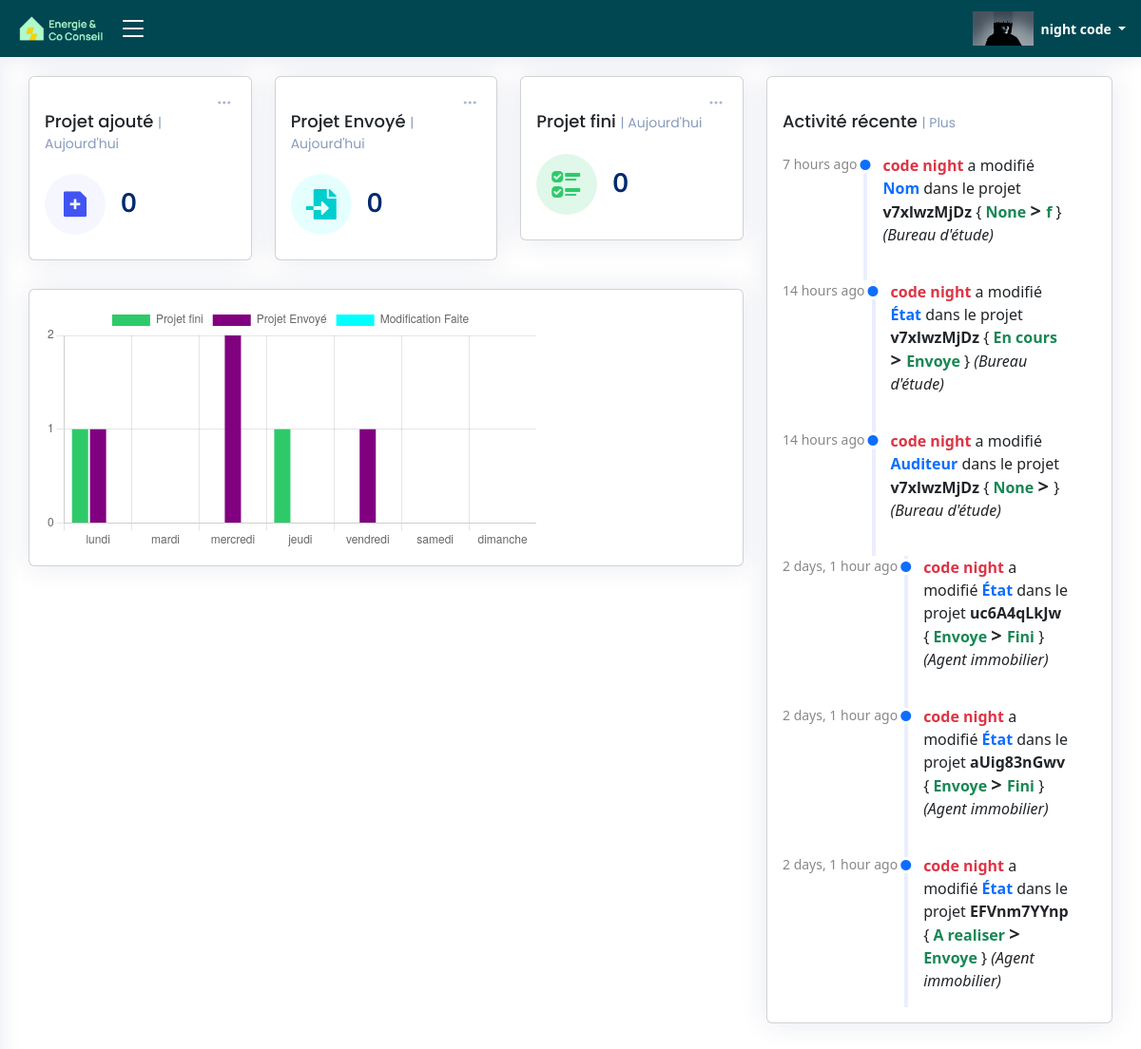
Before: /Accueil/ (signed in) with the older database file.
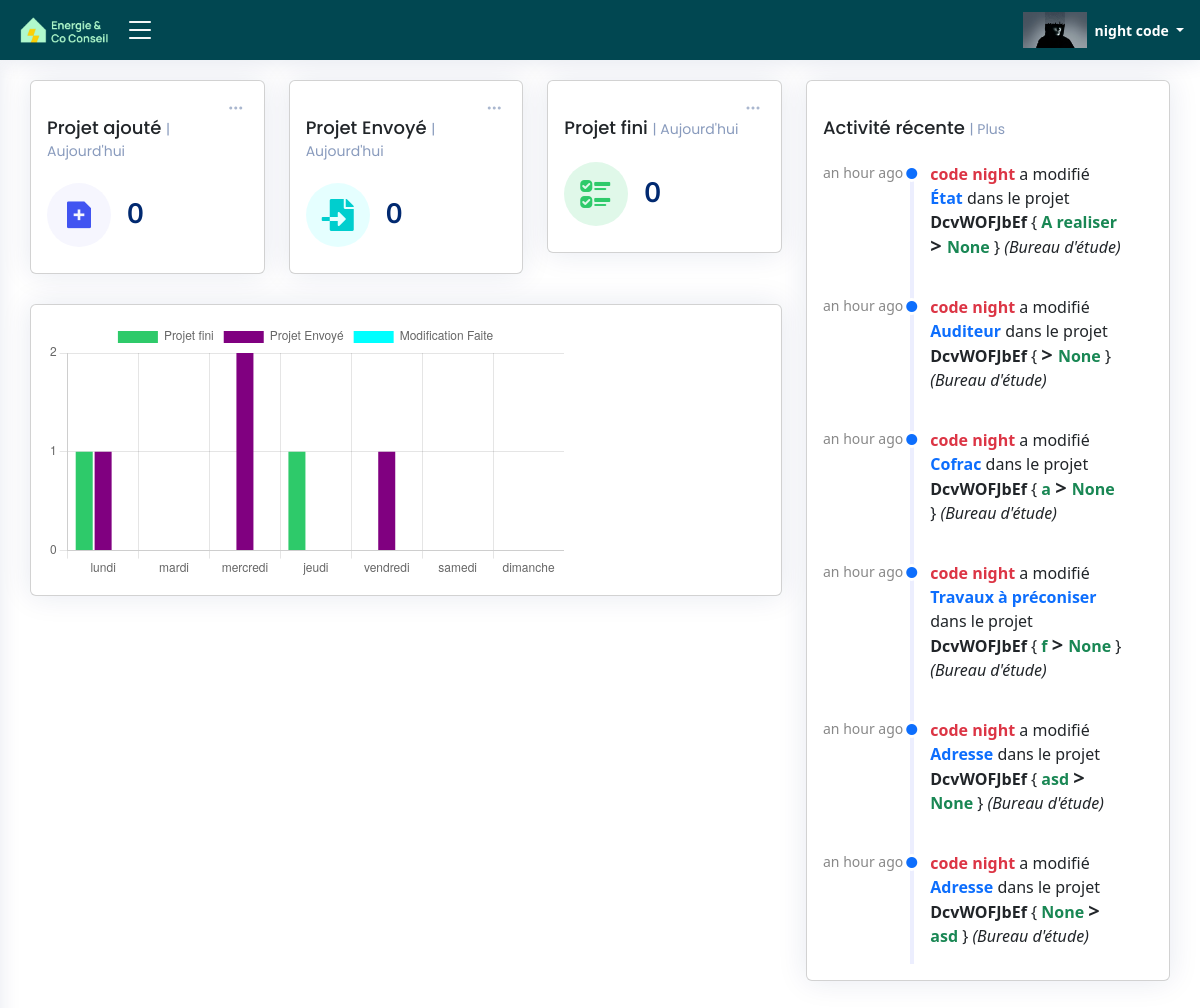
After: the same page with the newer database file.
### ERapp/models.py (models this page shows, shortened)
class Activities_audit(models.Model):
    Activity_id = models.CharField(max_length=255,blank=True)
    Activity_user = models.CharField(max_length=255,blank=True)
    Activity_user_email = models.CharField(max_length=255,blank=True)
    Activity_table = models.CharField(max_length=255,blank=True)
    Activity_date = models.DateTimeField(default=timezone.now)
    Activity_project_id = models.CharField(max_length=255,blank=True)
    Activity_name = models.CharField(max_length=255,blank=True)
    Activity_before = models.CharField(max_length=255,blank=True)
    Activity_after = models.CharField(max_length=255,blank=True)
    Activity_add = models.BooleanField(default=False)
    Activity_add_2 = models.BooleanField(default=False)
    Activity_edit = models.BooleanField(default=False)
    Activity_delete = models.BooleanField(default=False)
    Activity_be = models.BooleanField(default=False)

### ERapp/views.py (the view)
# urls.py: path('Accueil/',Auditeur_Accueil ,name="Auditeur_main_page"),
@login_required
def Auditeur_Accueil(request):
    user_=request.user
    data = TableData001.objects.all()
    activities_audit = Activities_audit.objects.order_by("-Activity_date")[:6]
    today = timezone.now()
    first_day_of_year = date(today.year, 1, 1)
    first_day_of_month = date(today.year, today.month, 1)
    client_count_added_today = TableData001.objects.filter(creation_time__date=today).count()
    client_count_added_month = TableData001.objects.filter(creation_time__range=(first_day_of_month, timezone.now())).count()
    client_count_added_year= TableData001.objects.filter(creation_time__range=(first_day_of_year, timezone.now())).count()
    client_count_envoye_today = TableData001.objects.filter(Envoye_time__date=today).count()
    client_count_envoye_month = TableData001.objects.filter(Envoye_time__range=(first_day_of_month, timezone.now())).count()
    client_count_envoye_year= TableData001.objects.filter(Envoye_time__range=(first_day_of_year, timezone.now())).count()
    client_count_fini_today = TableData001.objects.filter(fini_time__date=today).count()
    client_count_fini_month = TableData001.objects.filter(fini_time__range=(first_day_of_month,timezone.now())).count()
    client_count_fini_year= TableData001.objects.filter(fini_time__range=(first_day_of_year, timezone.now())).count()
    fini_result={}
    envoye_result={}
    Modification_Faite_result={}
    days_of_week = ['lundi', 'mardi', 'mercredi', 'jeudi', 'vendredi', 'samedi','dimanche']
    current_date = timezone.now().date()
    current_weekday = current_date.weekday()
    k=int(current_weekday)
    for day_offset in range(current_weekday + 1):
        start_date = current_date - timedelta(days=day_offset)
        end_date = start_date + timedelta(days=1) - timedelta(seconds=1)
        count1 = TableData001.objects.filter(fini_time__range=(start_date, end_date),fini_time_checker=True,fini_by_user=user_.email).count()
        count2 = TableData001.objects.filter(Envoye_time__range=(start_date, end_date),Envoye_time_checker=True,Envoye_by_user=user_.email).count()
        count3 = TableData001.objects.filter(Modification_Faite_time__range=(start_date, end_date),Modification_Faite_time_checker=True,Modification_Faite_by_user=user_.email).count()
        fini_result[days_of_week[k]] = count1
        envoye_result[days_of_week[k]] = count2
        Modification_Faite_result[days_of_week[k]] = count3
        k-=1
    return render(request, "html/Auditeur_main_page.html",{'data':data,
                                                        'activities_audit':activities_audit,
                                                        'client_count_added_today':client_count_added_today,
                                                        'client_count_added_month':client_count_added_month,
                                                        'client_count_added_year':client_count_added_year,
                                                        'client_count_envoye_today':client_count_envoye_today,
                                                        'client_count_envoye_month':client_count_envoye_month,
                                                        'client_count_envoye_year':client_count_envoye_year,
                                                        'client_count_fini_today':client_count_fini_today,
                                                        'client_count_fini_month':client_count_fini_month,
                                                        'client_count_fini_year':client_count_fini_year,
                                                        'fini_result':fini_result,
                                                        'envoye_result':envoye_result,
                                                        'Modification_Faite_result':Modification_Faite_result
                                                        })

### ERapp/templates/html/Auditeur_main_page.html (shortened to what the changed rows need)
{% load static %}
{% load l10n %}
{% load humanize %}
<!DOCTYPE html>
<html lang="en">
<head>
  <link rel="stylesheet" href="https://cdnjs.cloudflare.com/ajax/libs/font-awesome/5.15.3/css/all.min.css">
  <link href="{% static 'css/style.css' %}" rel="stylesheet" type="text/css">
  <link href="{% static 'vendor/bootstrap/css/bootstrap.min.css' %}" rel="stylesheet">
  <link href="{% static 'vendor/bootstrap-icons/bootstrap-icons.css' %}" rel="stylesheet">
  <link href="{% static 'vendor/boxicons/css/boxicons.min.css' %}" rel="stylesheet">
  <link href="{% static 'vendor/quill/quill.snow.css' %}" rel="stylesheet">
  <link href="{% static 'vendor/quill/quill.bubble.css' %}" rel="stylesheet">
  <link href="{% static 'vendor/remixicon/remixicon.css' %}" rel="stylesheet">
  <link href="{% static 'vendor/simple-datatables/style.css' %}" rel="stylesheet">
</head>
<body onload="load()">
  {% if user.is_authenticated  and "auditeur" in user.role  %}
  <main id="main" class="main">
    <section class="section dashboard">
        <div class="row">
                    <script>
                      document.addEventListener("DOMContentLoaded", () => {
                        new Chart(document.querySelector('#lineChart'), {
                          type: 'bar',
                          data: {
                            labels: ['lundi', 'mardi', 'mercredi', 'jeudi', 'vendredi', 'samedi','dimanche'],
                            datasets: [{
                              label: 'Projet fini',
                              data: [{{ fini_result.lundi }}, {{fini_result.mardi}}, {{fini_result.mercredi}}, {{fini_result.jeudi}}, {{fini_result.vendredi}}, {{fini_result.samedi}}, {{fini_result.dimanche}}],
                              fill: false,
                              backgroundColor: '#2ECA6A',
                              tension: 0.1
                            },
                            {
                              label: 'Projet Envoyé',
                              data: [{{ envoye_result.lundi }}, {{envoye_result.mardi}}, {{envoye_result.mercredi}}, {{envoye_result.jeudi}}, {{envoye_result.vendredi}}, {{envoye_result.samedi}}, {{envoye_result.dimanche}}],
                              fill: false,
                              backgroundColor: 'purple',
                              tension: 0.1
                            },
                            {
                              label: 'Modification Faite',
                              data: [{{ Modification_Faite_result.lundi }}, {{Modification_Faite_result.mardi}}, {{Modification_Faite_result.mercredi}}, {{Modification_Faite_result.jeudi}}, {{Modification_Faite_result.vendredi}}, {{Modification_Faite_result.samedi}}, {{Modification_Faite_result.dimanche}}],
                              fill: false,
                              backgroundColor: 'cyan',
                              tension: 0.1
                            }
                            ]
                          },
                          options: {
                            scales: {
                              y: {
                                beginAtZero: true,
                                ticks: {
                                  stepSize: 1
                                }
                              }
                            }
                          }
                        });
                      });
                    </script>
          <div class="col-lg-4">
            <div class="card">
              <div class="card-body">
                <div class="activity">
                  {% for A_AU in activities_audit %}
                    {% if A_AU.Activity_edit %}
                      <div class="activity-item d-flex">
                        <div class="activite-label">{{A_AU.Activity_date|naturaltime}}</div>
                        <i class="bi bi-circle-fill activity-badge text-primary align-self-start"></i>
                        <div class="activity-content">
                          <p class="Activities_audit_p"><b  class="fw-bold text-danger">{{A_AU.Activity_user}}</b> a modifié <b class="fw-bold text-primary">{{A_AU.Activity_name}}</b> dans le projet <b class="fw-bold text-dark">{{A_AU.Activity_project_id}}</b> { <b class="fw-bold text-success ">{{A_AU.Activity_before}}</b> <b class="fw-bold text-dark h5"> &gt </b> <b class="fw-bold text-success ">{{A_AU.Activity_after}}</b> } <i> ({{A_AU.Activity_table}})</i></p>
                        </div>
                      </div>
                    {% endif %}
                  {% endfor %}
                </div>
              </div>
            </div>
          </div>
        </div>
    </section>
  </main>
  {% else %}
  <script>
    window.location.href = "{% url 'not_logged_in' %}";
  </script>
  {% endif %}
</body>
</html>

Changed rows visible on the page:
no longer on this page (row unchanged): Activities_audit: Activity_date "7 hours ago", Activity_user "code night", Activity_name "Nom", Activity_project_id "v7xlwzMjDz", Activity_before "None", Activity_after "f", Activity_table "Bureau d'étude"
no longer on this page (row unchanged): Activities_audit: Activity_date "14 hours ago", Activity_user "code night", Activity_name "État", Activity_project_id "v7xlwzMjDz", Activity_before "En cours", Activity_after "Envoye", Activity_table "Bureau d'étude"
no longer on this page (row unchanged): Activities_audit: Activity_date "14 hours ago", Activity_user "code night", Activity_name "Auditeur", Activity_project_id "v7xlwzMjDz", Activity_before "None", Activity_table "Bureau d'étude"
no longer on this page (row unchanged): Activities_audit: Activity_date "2 days, 1 hour ago", Activity_user "code night", Activity_name "État", Activity_project_id "uc6A4qLkJw", Activity_before "Envoye", Activity_after "Fini", Activity_table "Agent immobilier"
no longer on this page (row unchanged): Activities_audit: Activity_date "2 days, 1 hour ago", Activity_user "code night", Activity_name "État", Activity_project_id "aUig83nGwv", Activity_before "Envoye", Activity_after "Fini", Activity_table "Agent immobilier"
no longer on this page (row unchanged): Activities_audit: Activity_date "2 days, 1 hour ago", Activity_user "code night", Activity_name "État", Activity_project_id "EFVnm7YYnp", Activity_before "A realiser", Activity_after "Envoye", Activity_table "Agent immobilier"
added Activities_audit: Activity_date "an hour ago", Activity_user "code night", Activity_name "État", Activity_project_id "DcvWOFJbEf", Activity_before "A realiser", Activity_after "None", Activity_table "Bureau d'étude"
added Activities_audit: Activity_date "an hour ago", Activity_user "code night", Activity_name "Auditeur", Activity_project_id "DcvWOFJbEf", Activity_after "None", Activity_table "Bureau d'étude"
added Activities_audit: Activity_date "an hour ago", Activity_user "code night", Activity_name "Cofrac", Activity_project_id "DcvWOFJbEf", Activity_before "a", Activity_after "None", Activity_table "Bureau d'étude"
added Activities_audit: Activity_date "an hour ago", Activity_user "code night", Activity_name "Travaux à préconiser", Activity_project_id "DcvWOFJbEf", Activity_before "f", Activity_after "None", Activity_table "Bureau d'étude"
added Activities_audit: Activity_date "an hour ago", Activity_user "code night", Activity_name "Adresse", Activity_project_id "DcvWOFJbEf", Activity_before "asd", Activity_after "None", Activity_table "Bureau d'étude"
added Activities_audit: Activity_date "an hour ago", Activity_user "code night", Activity_name "Adresse", Activity_project_id "DcvWOFJbEf", Activity_before "None", Activity_after "asd", Activity_table "Bureau d'étude"
